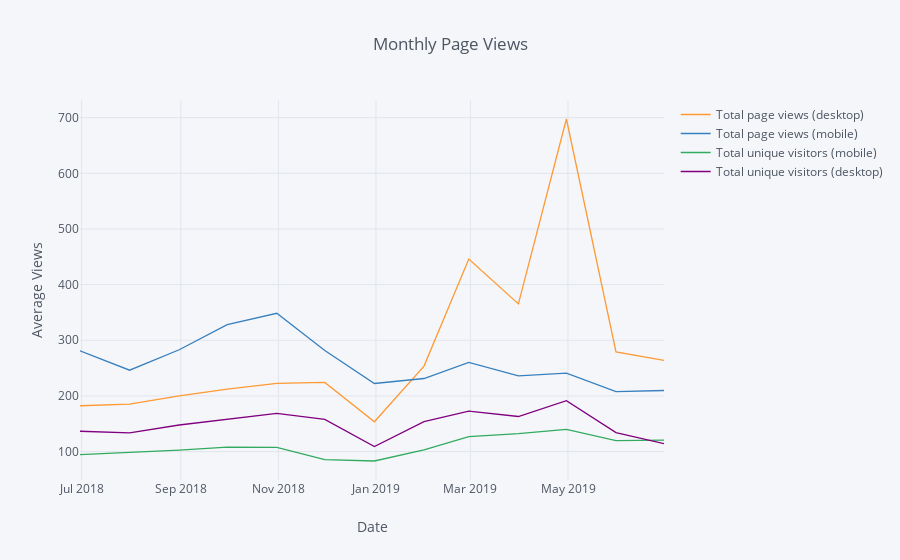

The cell this chart's notebook holds for it:
### Code cell
page_views_df = visitor_metrics_df[['Total page views (desktop)', 'Total page views (mobile)','Total unique visitors (mobile)',
                                    'Total unique visitors (desktop)',
          'Date']].set_index('Date').resample('M').mean()

page_views_df.iplot(
    kind='line',
    xTitle='Date',
    yTitle='Average Views',
    title='Monthly Page Views')

### Figure 1 — Plotly figure (JSON) as saved in the notebook; plotly's stock layout.template omitted (floating-point values rounded to 4 significant figures)
{"data": [{"line": {"color": "rgba(255, 153, 51, 1.0)", "dash": "solid", "shape": "linear", "width": 1.3}, "mode": "lines", "name": "Total page views (desktop)", "text": "", "type": "scatter", "uid": "a724f135-3b87-4e30-ab09-501759c8da92", "x": ["2018-06-30", "2018-07-31", "2018-08-31", "2018-09-30", "2018-10-31", "2018-11-30", "2018-12-31", "2019-01-31", "2019-02-28", "2019-03-31", "2019-04-30", "2019-05-31", "2019-06-30"], "y": [182.3, 185.2, 200.3, 212.3, 222.5, 224.4, 153.6, 253.6, 446.0, 365.4, 697.6, 279.2, 264]}, {"line": {"color": "rgba(55, 128, 191, 1.0)", "dash": "solid", "shape": "linear", "width": 1.3}, "mode": "lines", "name": "Total page views (mobile)", "text": "", "type": "scatter", "uid": "1b1f99f3-8c61-4c2a-bb0c-b20a98655822", "x": ["2018-06-30", "2018-07-31", "2018-08-31", "2018-09-30", "2018-10-31", "2018-11-30", "2018-12-31", "2019-01-31", "2019-02-28", "2019-03-31", "2019-04-30", "2019-05-31", "2019-06-30"], "y": [281.1, 246.2, 283.0, 328.0, 348.5, 281.6, 222.4, 231.4, 260.3, 236.1, 240.9, 207.8, 209.8]}, {"line": {"color": "rgba(50, 171, 96, 1.0)", "dash": "solid", "shape": "linear", "width": 1.3}, "mode": "lines", "name": "Total unique visitors (mobile)", "text": "", "type": "scatter", "uid": "9854ab52-1d40-4fec-be74-8225a5b63aaf", "x": ["2018-06-30", "2018-07-31", "2018-08-31", "2018-09-30", "2018-10-31", "2018-11-30", "2018-12-31", "2019-01-31", "2019-02-28", "2019-03-31", "2019-04-30", "2019-05-31", "2019-06-30"], "y": [94.61, 98.48, 102.5, 107.9, 107.5, 85.73, 83.1, 102.9, 126.9, 132.2, 139.8, 119.9, 120.7]}, {"line": {"color": "rgba(128, 0, 128, 1.0)", "dash": "solid", "shape": "linear", "width": 1.3}, "mode": "lines", "name": "Total unique visitors (desktop)", "text": "", "type": "scatter", "uid": "783c096d-b382-41d8-9fd7-abd10739f622", "x": ["2018-06-30", "2018-07-31", "2018-08-31", "2018-09-30", "2018-10-31", "2018-11-30", "2018-12-31", "2019-01-31", "2019-02-28", "2019-03-31", "2019-04-30", "2019-05-31", "2019-06-30"], "y": [136.6, 133.5, 147.8, 158.1, 168.7, 157.8, 109.2, 153.6, 172.6, 163.0, 191.4, 134.2, 114.4]}], "layout": {"legend": {"bgcolor": "#F5F6F9", "font": {"color": "#4D5663"}}, "paper_bgcolor": "#F5F6F9", "plot_bgcolor": "#F5F6F9", "title": {"font": {"color": "#4D5663"}, "text": "Monthly Page Views"}, "xaxis": {"gridcolor": "#E1E5ED", "showgrid": true, "tickfont": {"color": "#4D5663"}, "title": {"font": {"color": "#4D5663"}, "text": "Date"}, "zerolinecolor": "#E1E5ED"}, "yaxis": {"gridcolor": "#E1E5ED", "showgrid": true, "tickfont": {"color": "#4D5663"}, "title": {"font": {"color": "#4D5663"}, "text": "Average Views"}, "zerolinecolor": "#E1E5ED"}}}
